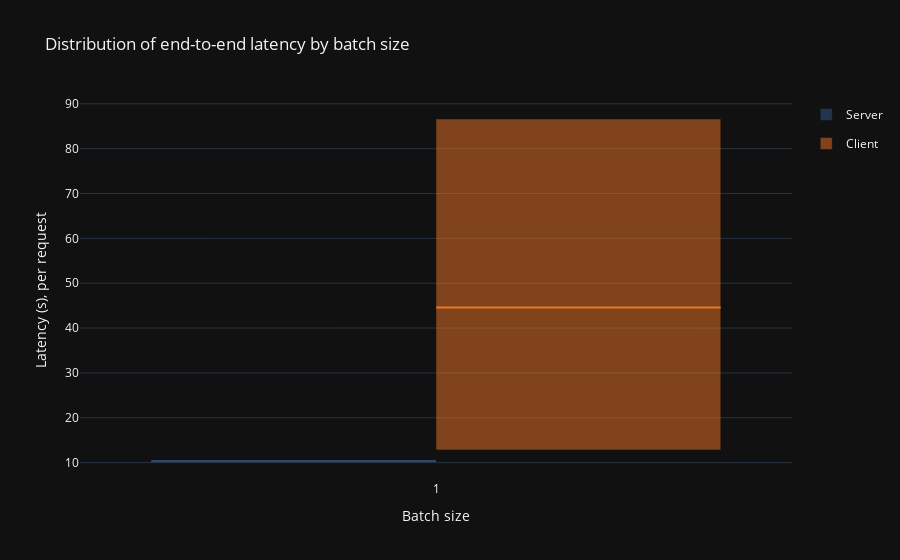

Notebook code for this chart:
### Code cell
x_col = "batch_size_used"
xaxis_title="Batch size"
value_vars = ['server_end_to_end_latency_s', 'client_end_to_end_latency_s']
legend_labels = ["Server", "Client"]
yaxis_title = "Latency (s), per request"
title_text = "Distribution of end-to-end latency by batch size"
plot_client_vs_server_barplots(df_user, x_col, value_vars, legend_labels, title_text, yaxis_title, xaxis_title).show()

### Figure 1 — Plotly figure (JSON) as saved in the notebook; plotly's stock layout.template omitted (floating-point values rounded to 4 significant figures)
{"data": [{"base": [10.37], "customdata": ["Server"], "hovertemplate": "<extra></extra><b>%{customdata}</b> median: %{base:.2f}", "legendgroup": "Server", "marker": {"color": "#325c8c", "line": {"color": "#325c8c", "width": 2}}, "name": "Server", "offsetgroup": "0", "showlegend": false, "type": "bar", "x": ["1"], "y": [0]}, {"base": [10.36], "customdata": [10.4], "hovertemplate": "<extra></extra>5–95 pctile range: %{base:.2f}–%{customdata:.2f}", "legendgroup": "Server", "marker": {"color": "#325c8c"}, "name": "Server", "offsetgroup": "0", "opacity": 0.5, "type": "bar", "x": ["1"], "y": [0.04554]}, {"base": [44.58], "customdata": ["Client"], "hovertemplate": "<extra></extra><b>%{customdata}</b> median: %{base:.2f}", "legendgroup": "Client", "marker": {"color": "#ee7625", "line": {"color": "#ee7625", "width": 2}}, "name": "Client", "offsetgroup": "1", "showlegend": false, "type": "bar", "x": ["1"], "y": [0]}, {"base": [12.83], "customdata": [86.62], "hovertemplate": "<extra></extra>5–95 pctile range: %{base:.2f}–%{customdata:.2f}", "legendgroup": "Client", "marker": {"color": "#ee7625"}, "name": "Client", "offsetgroup": "1", "opacity": 0.5, "type": "bar", "x": ["1"], "y": [73.79]}], "layout": {"barmode": "group", "hovermode": "x unified", "title": {"text": "Distribution of end-to-end latency by batch size"}, "xaxis": {"hoverformat": "foo", "title": {"text": "Batch size"}}, "yaxis": {"title": {"text": "Latency (s), per request"}}}}
